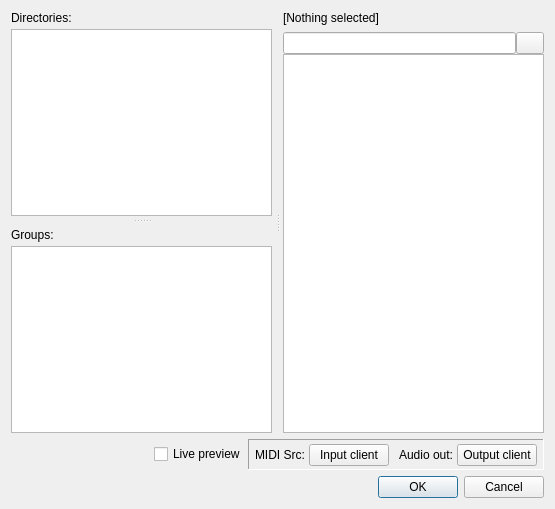
<?xml version="1.0" encoding="UTF-8"?>
<ui version="4.0">
 <class>sfz_file_dialog</class>
 <widget class="QDialog" name="sfz_file_dialog">
  <property name="geometry">
   <rect>
    <x>0</x>
    <y>0</y>
    <width>555</width>
    <height>509</height>
   </rect>
  </property>
  <property name="windowTitle">
   <string>Select SFZ</string>
  </property>
  <layout class="QVBoxLayout" name="verticalLayout">
   <property name="spacing">
    <number>6</number>
   </property>
   <item>
    <widget class="QSplitter" name="splitter">
     <property name="orientation">
      <enum>Qt::Horizontal</enum>
     </property>
     <property name="handleWidth">
      <number>11</number>
     </property>
     <widget class="QSplitter" name="left_splitter">
      <property name="orientation">
       <enum>Qt::Vertical</enum>
      </property>
      <property name="handleWidth">
       <number>9</number>
      </property>
      <widget class="QWidget" name="layoutWidget">
       <layout class="QVBoxLayout" name="lo_directories">
        <property name="spacing">
         <number>4</number>
        </property>
        <item>
         <widget class="QLabel" name="lbl_directory">
          <property name="text">
           <string>Directories:</string>
          </property>
         </widget>
        </item>
        <item>
         <widget class="QTreeView" name="tree_directories"/>
        </item>
       </layout>
      </widget>
      <widget class="QWidget" name="layoutWidget">
       <layout class="QVBoxLayout" name="lo_groups">
        <property name="spacing">
         <number>4</number>
        </property>
        <property name="topMargin">
         <number>3</number>
        </property>
        <item>
         <widget class="QLabel" name="lbl_groups">
          <property name="text">
           <string>Groups:</string>
          </property>
         </widget>
        </item>
        <item>
         <widget class="QListWidget" name="lst_groups"/>
        </item>
       </layout>
      </widget>
     </widget>
     <widget class="QWidget" name="layoutWidget">
      <layout class="QVBoxLayout" name="lo_sfzs">
       <property name="spacing">
        <number>0</number>
       </property>
       <item>
        <widget class="QLabel" name="lbl_selection">
         <property name="minimumSize">
          <size>
           <width>0</width>
           <height>21</height>
          </size>
         </property>
         <property name="text">
          <string>[Nothing selected]</string>
         </property>
         <property name="alignment">
          <set>Qt::AlignLeading|Qt::AlignLeft|Qt::AlignTop</set>
         </property>
        </widget>
       </item>
       <item>
        <layout class="QHBoxLayout" name="lo_search">
         <property name="spacing">
          <number>0</number>
         </property>
         <item>
          <widget class="QLineEdit" name="txt_search">
           <property name="sizePolicy">
            <sizepolicy hsizetype="Expanding" vsizetype="Fixed">
             <horstretch>3</horstretch>
             <verstretch>0</verstretch>
            </sizepolicy>
           </property>
          </widget>
         </item>
         <item>
          <widget class="QPushButton" name="b_clear_search">
           <property name="sizePolicy">
            <sizepolicy hsizetype="Minimum" vsizetype="Preferred">
             <horstretch>0</horstretch>
             <verstretch>0</verstretch>
            </sizepolicy>
           </property>
           <property name="maximumSize">
            <size>
             <width>28</width>
             <height>16777215</height>
            </size>
           </property>
           <property name="text">
            <string notr="true"/>
           </property>
           <property name="icon">
            <iconset theme="edit-clear">
             <normaloff>../../../../../../.designer/backup</normaloff>../../../../../../.designer/backup</iconset>
           </property>
          </widget>
         </item>
        </layout>
       </item>
       <item>
        <widget class="QListWidget" name="lst_sfzs"/>
       </item>
      </layout>
     </widget>
    </widget>
   </item>
   <item>
    <layout class="QHBoxLayout" name="hz1">
     <property name="spacing">
      <number>2</number>
     </property>
     <item>
      <spacer name="horizontalSpacer">
       <property name="orientation">
        <enum>Qt::Horizontal</enum>
       </property>
       <property name="sizeHint" stdset="0">
        <size>
         <width>40</width>
         <height>20</height>
        </size>
       </property>
      </spacer>
     </item>
     <item>
      <widget class="QCheckBox" name="chk_live_preview">
       <property name="text">
        <string>Live preview</string>
       </property>
      </widget>
     </item>
     <item>
      <widget class="QFrame" name="frm_preview_settings">
       <property name="sizePolicy">
        <sizepolicy hsizetype="Preferred" vsizetype="Maximum">
         <horstretch>0</horstretch>
         <verstretch>0</verstretch>
        </sizepolicy>
       </property>
       <property name="frameShape">
        <enum>QFrame::Panel</enum>
       </property>
       <property name="frameShadow">
        <enum>QFrame::Sunken</enum>
       </property>
       <layout class="QHBoxLayout" name="horizontalLayout_3">
        <property name="spacing">
         <number>10</number>
        </property>
        <property name="leftMargin">
         <number>6</number>
        </property>
        <property name="topMargin">
         <number>4</number>
        </property>
        <property name="rightMargin">
         <number>6</number>
        </property>
        <property name="bottomMargin">
         <number>3</number>
        </property>
        <item>
         <layout class="QHBoxLayout" name="input_layout">
          <property name="spacing">
           <number>4</number>
          </property>
          <item>
           <widget class="QLabel" name="lbl1">
            <property name="text">
             <string>MIDI Src:</string>
            </property>
           </widget>
          </item>
          <item>
           <widget class="QPushButton" name="input_select_placeholder">
            <property name="text">
             <string>Input client</string>
            </property>
           </widget>
          </item>
         </layout>
        </item>
        <item>
         <layout class="QHBoxLayout" name="output_layout">
          <property name="spacing">
           <number>4</number>
          </property>
          <item>
           <widget class="QLabel" name="lbl2">
            <property name="text">
             <string>Audio out:</string>
            </property>
           </widget>
          </item>
          <item>
           <widget class="QPushButton" name="b_output_placeholder">
            <property name="text">
             <string>Output client</string>
            </property>
           </widget>
          </item>
         </layout>
        </item>
       </layout>
      </widget>
     </item>
    </layout>
   </item>
   <item>
    <widget class="QDialogButtonBox" name="buttons">
     <property name="orientation">
      <enum>Qt::Horizontal</enum>
     </property>
     <property name="standardButtons">
      <set>QDialogButtonBox::Cancel|QDialogButtonBox::Ok</set>
     </property>
    </widget>
   </item>
  </layout>
 </widget>
 <resources/>
 <connections>
  <connection>
   <sender>buttons</sender>
   <signal>accepted()</signal>
   <receiver>sfz_file_dialog</receiver>
   <slot>accept()</slot>
   <hints>
    <hint type="sourcelabel">
     <x>248</x>
     <y>254</y>
    </hint>
    <hint type="destinationlabel">
     <x>157</x>
     <y>274</y>
    </hint>
   </hints>
  </connection>
  <connection>
   <sender>buttons</sender>
   <signal>rejected()</signal>
   <receiver>sfz_file_dialog</receiver>
   <slot>reject()</slot>
   <hints>
    <hint type="sourcelabel">
     <x>316</x>
     <y>260</y>
    </hint>
    <hint type="destinationlabel">
     <x>286</x>
     <y>274</y>
    </hint>
   </hints>
  </connection>
 </connections>
</ui>
